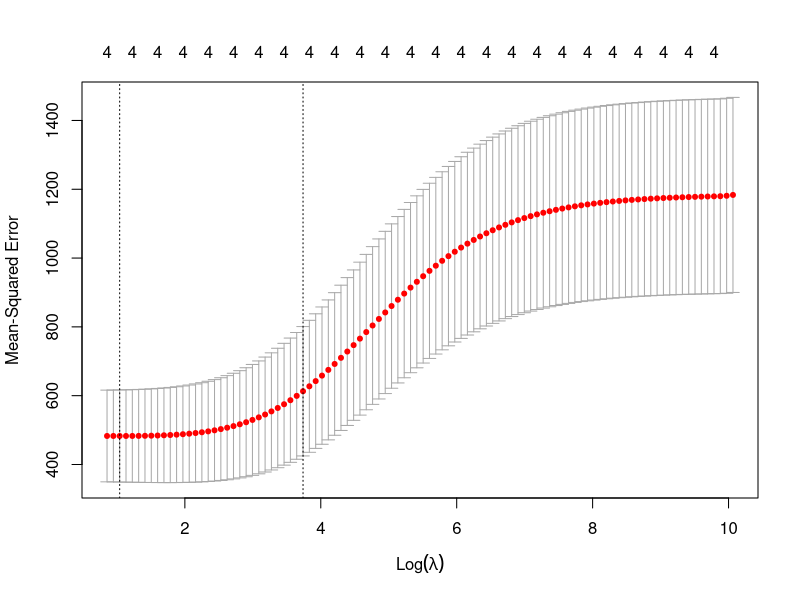

R code for this plot:
## ---- chunk 1
df <- airquality[complete.cases(airquality[, 1:5]),]
df <- df[,-6]
## ---- chunk 2
set.seed(1234)
i <- sample(1:nrow(df), .75*nrow(df), replace=FALSE)
train <- df[i,]
test <- df[-i,]
lm1 <- lm(Ozone~., data=train)
pred <- predict(lm1, newdata=test)
mse1 <- mean((pred-test$Ozone)^2)
print(paste("mse=", mse1))
## ---- chunk 3
library(glmnet)
x <- model.matrix(Ozone~., df)[,-1]
y <- df$Ozone
train_x <- x[i,]
train_y <- y[i]
test_x <- x[-i,]
test_y <- y[-i]

# build a ridge regression model
rm <- glmnet(train_x, train_y, alpha=0)

# use cv to see which lambda is best
set.seed(1)
cv_results <- cv.glmnet(train_x, train_y, alpha=0)
plot(cv_results)
l <- cv_results$lambda.min

# get data for best lambda, which is the 99th
# as determined by looking at rm$lambda
pred2 <- predict(rm, s=l, newx=test_x)
mse2 <- mean((pred2-test_y)^2)
coef2 <- coef(rm)[,99]

## ---- chunk 4
print(paste("mse for linear regression = ", mse1))
coef(lm1)

## ---- chunk 5
print(paste("mse for ridge regression = ", mse2))
coef2

